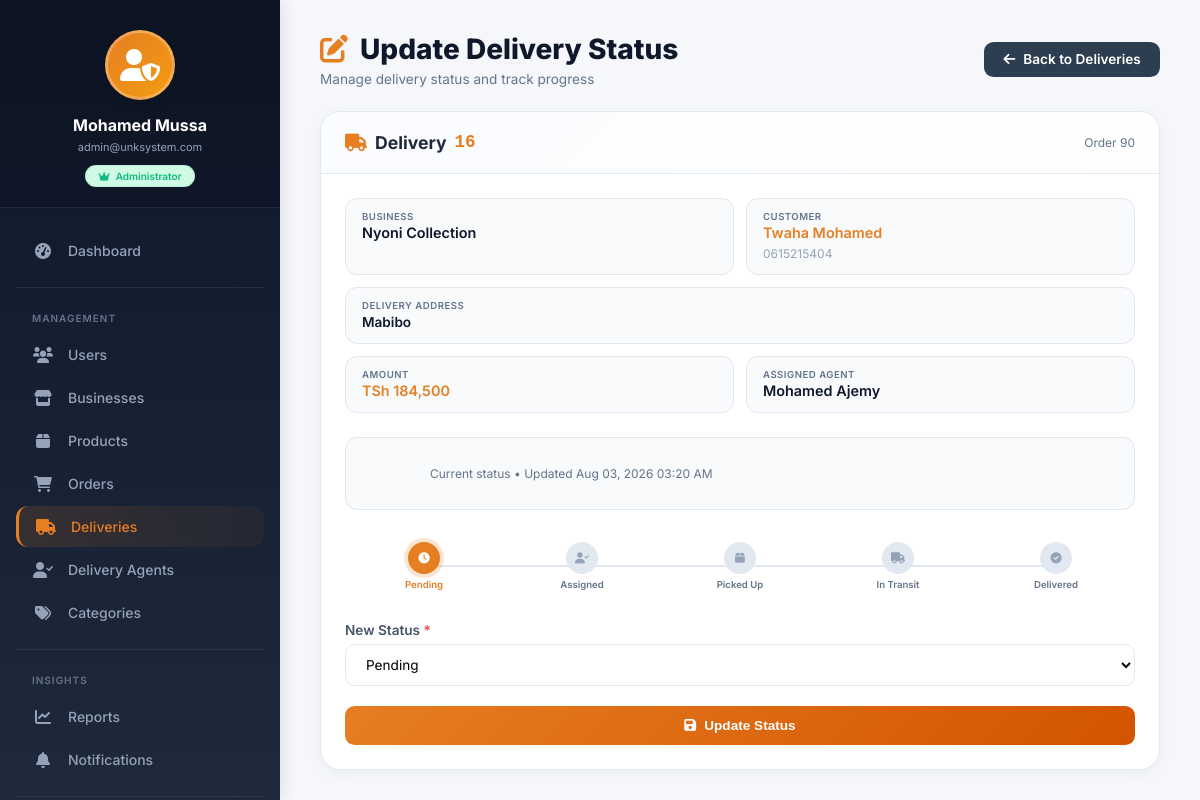
Screenshot of /admin/deliveries/update-status.php?id=16 (signed in) with the database file from the repository.
### tables this page shows
CREATE TABLE `orders` (
  `order_id` int(11) NOT NULL AUTO_INCREMENT,
  `customer_id` int(11) NOT NULL,
  `business_id` int(11) NOT NULL,
  `order_date` timestamp NOT NULL DEFAULT current_timestamp(),
  `total_amount` decimal(10,2) NOT NULL,
  `delivery_fee` decimal(10,2) DEFAULT 0.00,
  `agent_id` int(11) DEFAULT NULL,
  `grand_total` decimal(10,2) NOT NULL,
  `status` enum('pending','accepted','confirmed','preparing','ready','picked_up','in_transit','delivered','cancelled') DEFAULT 'pending',
  `delivery_otp` varchar(10) DEFAULT NULL,
  `delivery_otp_expires` timestamp NULL DEFAULT NULL,
  `delivery_otp_verified` tinyint(1) NOT NULL DEFAULT 0,
  `delivery_completed_at` timestamp NULL DEFAULT NULL,
  `payment_method` enum('cash','mobile_money','card') DEFAULT 'cash',
  `payment_status` enum('pending','paid') DEFAULT 'pending',
  `delivery_address` text NOT NULL,
  `special_instructions` text DEFAULT NULL,
  `estimated_delivery_time` datetime DEFAULT NULL,
  PRIMARY KEY (`order_id`),
  KEY `idx_orders_customer` (`customer_id`),
  KEY `idx_orders_business` (`business_id`),
  KEY `idx_orders_status` (`status`),
  KEY `idx_orders_date` (`order_date`),
  KEY `idx_orders_agent` (`agent_id`),
  KEY `idx_orders_payment_status` (`payment_status`),
  KEY `idx_orders_customer_status` (`customer_id`,`status`),
  KEY `idx_orders_business_status` (`business_id`,`status`),
  KEY `idx_orders_date_status` (`order_date`,`status`),
  KEY `idx_orders_grand_total` (`grand_total`),
  CONSTRAINT `fk_orders_agent` FOREIGN KEY (`agent_id`) REFERENCES `delivery_agents` (`agent_id`) ON DELETE SET NULL ON UPDATE CASCADE,
  CONSTRAINT `fk_orders_business` FOREIGN KEY (`business_id`) REFERENCES `businesses` (`business_id`) ON UPDATE CASCADE,
  CONSTRAINT `fk_orders_customer` FOREIGN KEY (`customer_id`) REFERENCES `customers` (`customer_id`) ON UPDATE CASCADE
);

CREATE TABLE `businesses` (
  `business_id` int(11) NOT NULL AUTO_INCREMENT,
  `user_id` int(11) NOT NULL,
  `business_name` varchar(255) NOT NULL,
  `registration_number` varchar(100) DEFAULT NULL,
  `description` text DEFAULT NULL,
  `address` text NOT NULL,
  `location` varchar(255) DEFAULT NULL,
  `latitude` decimal(10,8) DEFAULT NULL,
  `longitude` decimal(11,8) DEFAULT NULL,
  `license_number` varchar(100) DEFAULT NULL,
  `logo_url` varchar(255) DEFAULT NULL,
  `business_hours` text DEFAULT NULL,
  `rating` decimal(2,1) DEFAULT 0.0,
  `total_reviews` int(11) DEFAULT 0,
  `is_verified` tinyint(1) DEFAULT 0,
  `is_active` tinyint(1) DEFAULT 1,
  `created_at` timestamp NOT NULL DEFAULT current_timestamp(),
  `city` varchar(100) DEFAULT NULL,
  `phone` varchar(20) DEFAULT NULL,
  `payment_methods` text DEFAULT NULL,
  `nida_number` varchar(20) DEFAULT NULL,
  PRIMARY KEY (`business_id`),
  UNIQUE KEY `uk_businesses_user` (`user_id`),
  UNIQUE KEY `uk_businesses_registration` (`registration_number`),
  UNIQUE KEY `uk_businesses_nida` (`nida_number`),
  KEY `idx_businesses_name` (`business_name`),
  KEY `idx_businesses_verified` (`is_verified`),
  KEY `idx_businesses_active` (`is_active`),
  KEY `idx_businesses_city` (`city`),
  CONSTRAINT `fk_businesses_user` FOREIGN KEY (`user_id`) REFERENCES `users` (`user_id`) ON DELETE CASCADE ON UPDATE CASCADE
);

CREATE TABLE `users` (
  `user_id` int(11) NOT NULL AUTO_INCREMENT,
  `full_name` varchar(100) NOT NULL,
  `email` varchar(100) NOT NULL,
  `password_hash` varchar(255) NOT NULL,
  `phone` varchar(20) NOT NULL,
  `role` enum('admin','business','customer','delivery') NOT NULL,
  `status` enum('active','inactive','suspended') DEFAULT 'active',
  `last_login` datetime DEFAULT NULL,
  `created_at` timestamp NOT NULL DEFAULT current_timestamp(),
  `updated_at` timestamp NOT NULL DEFAULT current_timestamp() ON UPDATE current_timestamp(),
  PRIMARY KEY (`user_id`),
  UNIQUE KEY `uk_users_email` (`email`),
  KEY `idx_users_role` (`role`),
  KEY `idx_users_status` (`status`),
  KEY `idx_users_email` (`email`),
  KEY `idx_users_phone` (`phone`),
  KEY `idx_users_role_status` (`role`,`status`)
);

CREATE TABLE `deliveries` (
  `delivery_id` int(11) NOT NULL AUTO_INCREMENT,
  `order_id` int(11) NOT NULL,
  `agent_id` int(11) DEFAULT NULL,
  `pickup_address` varchar(255) NOT NULL,
  `delivery_address` varchar(255) NOT NULL,
  `status` enum('pending','assigned','picked_up','in_transit','delivered','failed') DEFAULT 'pending',
  `assigned_at` timestamp NULL DEFAULT NULL,
  `picked_up_at` timestamp NULL DEFAULT NULL,
  `delivered_at` timestamp NULL DEFAULT NULL,
  `estimated_distance` decimal(10,2) DEFAULT NULL,
  `estimated_time` int(11) DEFAULT NULL,
  `delivery_fee` decimal(10,2) DEFAULT 0.00,
  `created_at` timestamp NOT NULL DEFAULT current_timestamp(),
  `updated_at` timestamp NOT NULL DEFAULT current_timestamp() ON UPDATE current_timestamp(),
  `rating` tinyint(1) DEFAULT NULL COMMENT '1-5 stars',
  `rating_comment` text DEFAULT NULL,
  `rated_at` timestamp NULL DEFAULT NULL,
  `otp_code` varchar(6) DEFAULT NULL,
  `otp_status` enum('pending','verified','expired') DEFAULT 'pending',
  `otp_confirmed` tinyint(1) DEFAULT 0,
  `otp_confirmed_at` datetime DEFAULT NULL,
  `otp_generated_at` datetime DEFAULT NULL,
  `otp_attempts` int(11) DEFAULT 0,
  PRIMARY KEY (`delivery_id`),
  UNIQUE KEY `uk_deliveries_order` (`order_id`),
  KEY `idx_deliveries_agent` (`agent_id`),
  KEY `idx_deliveries_status` (`status`),
  KEY `idx_deliveries_status_agent` (`status`,`agent_id`),
  KEY `idx_deliveries_created` (`created_at`),
  KEY `idx_otp_code` (`otp_code`),
  CONSTRAINT `fk_deliveries_agent` FOREIGN KEY (`agent_id`) REFERENCES `delivery_agents` (`agent_id`) ON UPDATE CASCADE,
  CONSTRAINT `fk_deliveries_order` FOREIGN KEY (`order_id`) REFERENCES `orders` (`order_id`) ON DELETE CASCADE ON UPDATE CASCADE
);

### admin/deliveries/update-status.php (the view, shortened to what this page needs)
<?php
require_once '../../config/database.php';
$delivery_id = isset($_GET['id']) ? (int)$_GET['id'] : 0;
$delivery_sql = "SELECT d.*, o.order_id, o.grand_total, o.delivery_address, u.phone,
                        o.customer_id,
                        b.business_name,
                        CONCAT(c.first_name, ' ', c.last_name) as customer_name,
                        CONCAT(a.first_name, ' ', a.last_name) as agent_name
                 FROM deliveries d
                 JOIN orders o ON d.order_id = o.order_id
                 JOIN businesses b ON o.business_id = b.business_id
                 JOIN customers c ON o.customer_id = c.customer_id
                 LEFT JOIN users u ON u.user_id = u.user_id
                 LEFT JOIN delivery_agents a ON d.agent_id = a.agent_id
                 WHERE d.delivery_id = $delivery_id";
$delivery_res = mysqli_query($conn, $delivery_sql);
$delivery = mysqli_fetch_assoc($delivery_res);
$statuses = [
    'pending' => ['label' => 'Pending', 'icon' => 'fa-clock', 'color' => '#f59e0b', 'bg' => '#fef3c7'],
    'assigned' => ['label' => 'Assigned', 'icon' => 'fa-user-check', 'color' => '#3b82f6', 'bg' => '#dbeafe'],
    'picked_up' => ['label' => 'Picked Up', 'icon' => 'fa-box', 'color' => '#8b5cf6', 'bg' => '#ede9fe'],
    'in_transit' => ['label' => 'In Transit', 'icon' => 'fa-truck', 'color' => '#ec4899', 'bg' => '#fce7f3'],
    'delivered' => ['label' => 'Delivered', 'icon' => 'fa-check-circle', 'color' => '#10b981', 'bg' => '#d1fae5'],
    'cancelled' => ['label' => 'Cancelled', 'icon' => 'fa-times-circle', 'color' => '#ef4444', 'bg' => '#fee2e2']
];
include '../includes/admin_sidebar.php';
?>
<!DOCTYPE html>
<html lang="en">
<head>
    <link rel="stylesheet" href="https://cdnjs.cloudflare.com/ajax/libs/font-awesome/6.0.0/css/all.min.css">
</head>
<body>
<div class="admin-content">
    <div class="page-header">
        <div>
            <h1><i class="fas fa-edit"></i> Update Delivery Status</h1>
            <p>Manage delivery status and track progress</p>
        </div>
        <a href="index.php" class="btn-back"><i class="fas fa-arrow-left"></i> Back to Deliveries</a>
    </div>
    <div class="card">
        <div class="card-header">
            <h2><i class="fas fa-truck"></i> Delivery <span class="delivery-id"><?php echo $delivery_id; ?></span></h2>
            <span style="font-size: 0.75rem; color: #64748b;">Order <?php echo $delivery['order_id']; ?></span>
        </div>
        <div class="card-body">
            <div class="info-grid">
                <div class="info-item">
                    <span class="label">Business</span>
                    <span class="value"><?php echo htmlspecialchars($delivery['business_name']); ?></span>
                </div>
                <div class="info-item">
                    <span class="label">Customer</span>
                    <span class="value">
                        <span class="customer-name"><?php echo htmlspecialchars($delivery['customer_name'] ?? 'N/A'); ?></span>
                        <br><small style="font-weight:400; color:#94a3b8; font-size:0.75rem;"><?php echo htmlspecialchars($delivery['phone']); ?></small>
                    </span>
                </div>
                <div class="info-item" style="grid-column: span 2;">
                    <span class="label">Delivery Address</span>
                    <span class="value" style="font-size: 0.85rem;"><?php echo htmlspecialchars($delivery['delivery_address']); ?></span>
                </div>
                <div class="info-item">
                    <span class="label">Amount</span>
                    <span class="value" style="color: #e67e22;">TSh <?php echo number_format($delivery['grand_total']); ?></span>
                </div>
                <div class="info-item">
                    <span class="label">Assigned Agent</span>
                    <span class="value"><?php echo $delivery['agent_name'] ? htmlspecialchars($delivery['agent_name']) : '<span style="color:#94a3b8;">Not assigned</span>'; ?></span>
                </div>
            </div>
            <div class="current-status">
                <div class="status-icon">
                </div>
                <div>
                    <div class="status-sub">Current status • Updated <?php echo date('M d, Y h:i A', strtotime($delivery['updated_at'] ?? $delivery['created_at'])); ?></div>
                </div>
            </div>
            <div class="status-steps">
                <?php
                $step_labels = ['Pending', 'Assigned', 'Picked Up', 'In Transit', 'Delivered'];
                $step_icons = ['fa-clock', 'fa-user-check', 'fa-box', 'fa-truck', 'fa-check-circle'];
                $current_status = $delivery['status'];
                $status_keys = ['pending', 'assigned', 'picked_up', 'in_transit', 'delivered'];
                $current_index = array_search($current_status, $status_keys);
                ?>
                <?php foreach ($step_labels as $index => $label):
                    $is_done = $index <= $current_index;
                    $is_active = $index == $current_index;
                ?>
                <div class="status-step <?php echo $is_active ? 'active' : ($is_done ? 'done' : ''); ?>">
                    <div class="step-circle">
                        <i class="fas <?php echo $step_icons[$index]; ?>"></i>
                    </div>
                    <span class="step-label"><?php echo $label; ?></span>
                </div>
                <?php endforeach; ?>
            </div>
            <form method="POST">
                <div class="form-group">
                    <label for="new_status">New Status <span class="required">*</span></label>
                    <select name="new_status" id="new_status" required>
                        <?php foreach ($statuses as $key => $status): ?>
                            <option value="<?php echo $key; ?>" <?php echo $key == $delivery['status'] ? 'selected' : ''; ?>>
                                <?php echo $status['label']; ?>
                            </option>
                        <?php endforeach; ?>
                    </select>
                </div>
                <button type="submit" class="btn btn-primary">
                    <i class="fas fa-save"></i> Update Status
                </button>
            </form>
        </div>
    </div>
</div>
</body>
</html>

### admin/deliveries/update-status.php (style rules this page uses)
* { margin: 0; padding: 0; box-sizing: border-box; }
body { font-family: 'Inter', sans-serif; background: #f5f7fb; color: #1f2937; }
.admin-content { margin-left: 280px; padding: 2rem 2.5rem; min-height: 100vh; transition: all 0.3s; }
.page-header { margin-bottom: 1.5rem; display: flex; justify-content: space-between; align-items: center; flex-wrap: wrap; gap: 1rem; }
.page-header h1 { font-size: 1.75rem; font-weight: 800; color: #0f172a; display: flex; align-items: center; gap: 0.75rem; }
.page-header h1 i { color: #e67e22; }
.page-header p { color: #64748b; font-size: 0.85rem; margin-top: 0.3rem; }
.btn-back { display: inline-flex; align-items: center; gap: 0.5rem; background: #2c3e50; color: white; padding: 0.6rem 1.2rem; border-radius: 0.6rem; text-decoration: none; font-weight: 600; font-size: 0.85rem; transition: 0.2s; }
.card { background: white; border-radius: 1.25rem; border: 1px solid #e2e8f0; max-width: 1200px; margin: 0 auto; overflow: hidden; box-shadow: 0 4px 16px rgba(0,0,0,0.04); }
.card-header { padding: 1.25rem 1.5rem; background: linear-gradient(135deg, #fafcff, #ffffff); border-bottom: 1px solid #e2e8f0; display: flex; justify-content: space-between; align-items: center; flex-wrap: wrap; gap: 0.75rem; }
.card-header h2 { font-size: 1.1rem; font-weight: 700; display: flex; align-items: center; gap: 0.5rem; }
.card-header h2 i { color: #e67e22; }
.card-header .delivery-id { font-family: monospace; color: #e67e22; font-weight: 800; }
.card-body { padding: 1.5rem; }
.info-grid { display: grid; grid-template-columns: 1fr 1fr; gap: 0.75rem; margin-bottom: 1.5rem; }
.info-item { background: #f8fafc; padding: 0.75rem 1rem; border-radius: 0.75rem; border: 1px solid #e2e8f0; }
.info-item .label { font-size: 0.6rem; font-weight: 600; color: #64748b; text-transform: uppercase; letter-spacing: 0.5px; display: block; }
.info-item .value { font-size: 0.9rem; font-weight: 600; color: #0f172a; margin-top: 0.2rem; }
.info-item .value .customer-name { color: #e67e22; }
.current-status { display: flex; align-items: center; gap: 1rem; padding: 1rem 1.25rem; background: #f8fafc; border-radius: 0.75rem; margin-bottom: 1.5rem; border: 1px solid #e2e8f0; }
.current-status .status-icon { font-size: 2rem; width: 48px; text-align: center; }
.current-status .status-sub { font-size: 0.75rem; color: #64748b; }
.status-steps { display: flex; justify-content: space-between; margin-bottom: 1.5rem; position: relative; padding: 0.5rem 0; }
.status-steps::before { content: ''; position: absolute; top: 50%; left: 10%; right: 10%; height: 2px; background: #e2e8f0; transform: translateY(-50%); z-index: 0; }
.status-step { display: flex; flex-direction: column; align-items: center; gap: 0.3rem; position: relative; z-index: 1; flex: 1; }
.status-step .step-circle { width: 32px; height: 32px; border-radius: 50%; background: #e2e8f0; display: flex; align-items: center; justify-content: center; font-size: 0.7rem; color: #94a3b8; transition: 0.3s; }
.status-step.active .step-circle { background: #e67e22; color: white; box-shadow: 0 0 0 4px rgba(230,126,34,0.2); }
.status-step .step-label { font-size: 0.6rem; font-weight: 600; color: #64748b; text-align: center; }
.status-step.active .step-label { color: #e67e22; }
.form-group { margin-bottom: 1.25rem; }
.form-group label { display: block; font-weight: 600; font-size: 0.85rem; margin-bottom: 0.4rem; color: #475569; }
.form-group label .required { color: #ef4444; }
.form-group select { width: 100%; padding: 0.7rem 1rem; border: 1.5px solid #e2e8f0; border-radius: 0.6rem; font-size: 0.85rem; font-family: 'Inter', sans-serif; background: white; transition: 0.2s; }
.btn { display: inline-flex; align-items: center; justify-content: center; gap: 0.5rem; padding: 0.75rem 1.5rem; border-radius: 0.6rem; font-weight: 700; font-size: 0.85rem; cursor: pointer; transition: all 0.2s; border: none; width: 100%; }
.btn-primary { background: linear-gradient(135deg, #e67e22, #d35400); color: white; }

### rows the page displays
orders: order_id "90", delivery_address "Mabibo", grand_total "184,500"
businesses: business_name "Nyoni Collection"
users: phone "0615215404"
deliveries: updated_at "Aug 03, 2026 03:20 AM"

### other values shown
substr($admin_name, 0, 22) "Mohamed Mussa"
substr($admin_email, 0, 22) "admin@unksystem.com"
$status_text "Administrator"
$delivery_id "16"
$delivery['customer_name'] "Twaha Mohamed"
$delivery['agent_name'] "Mohamed Ajemy"
$label "Pending"
$label "Assigned"
$label "Picked Up"
$label "In Transit"
$label "Delivered"
form field new_status "Pending"
